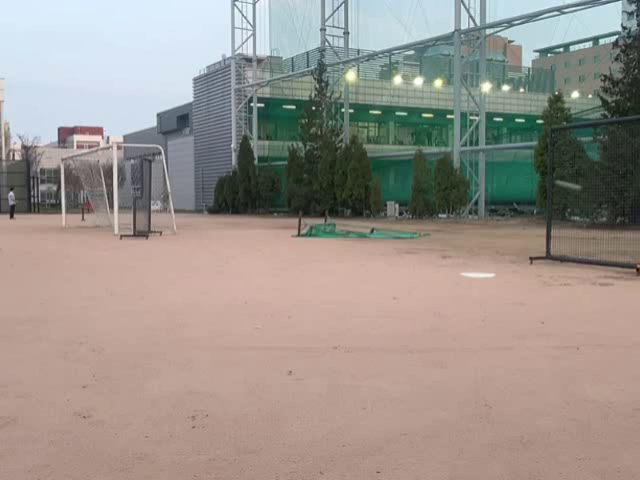
#> input picture frame 109 of cam1_20250407_184850.mp4, 640 x 480 px, given in place of cam2_50fps.mp4, which was not available
$ python test_2_frame_different.py
#> lines starting #> are read from the running program, lines starting #| are printed output that depends on the picture; pictures that were not available may be replaced by others from this repository, and a replacement may not be noted
import os
import cv2
import numpy as np
import math
import datetime
from mpl_toolkits.mplot3d import Axes3D
from mpl_toolkits.mplot3d.art3d import Poly3DCollection
import matplotlib.pyplot as plt


# 동영상 파일 불러오기
video_path_1 = "5-13/cam2_50fps.mp4"  # 여기에 사용하고 싶은 동영상 경로 입력
video_path_2 = "5-13/cam1_50fps.mp4"

#수빈 폰
cap1 = cv2.VideoCapture(video_path_1)
#현서 폰
cap2 = cv2.VideoCapture(video_path_2)

if not cap1.isOpened() or not cap2.isOpened():
    print("Failed to open video")
    exit()

fps = 60
width1 = int(cap1.get(cv2.CAP_PROP_FRAME_WIDTH))
height1 = int(cap1.get(cv2.CAP_PROP_FRAME_HEIGHT))

width2 = int(cap2.get(cv2.CAP_PROP_FRAME_WIDTH))
height2 = int(cap2.get(cv2.CAP_PROP_FRAME_HEIGHT))

# 커서 및 포인트 설정
cursor_x_1, cursor_y_1 = 150, 350
homeplate_points_1 = []   # 홈플레이트 양 끝 좌표 저장
middle_point_1 = []       # 홈플레이트 양 끝 점의 중앙점
move_step = 2

cursor_x_2, cursor_y_2 = width2 - 150, 350
homeplate_points_2 = []   # 홈플레이트 양 끝 좌표 저장
middle_point_2 = []       # 홈플레이트 양 끝 점의 중앙점

initial_roi_x_1, initial_roi_y_1, initial_roi_width_1, initial_roi_height_1 = width1 - 300, 60, 300, 350
roi_x_1, roi_y_1, roi_width_1, roi_height_1 = initial_roi_x_1, initial_roi_y_1, initial_roi_width_1, initial_roi_height_1
roi_rect_color = (255, 0, 0)

initial_roi_x_2, initial_roi_y_2, initial_roi_width_2, initial_roi_height_2 = 0, 60, 300, 350
roi_x_2, roi_y_2, roi_width_2, roi_height_2 = initial_roi_x_2, initial_roi_y_2, initial_roi_width_2, initial_roi_height_2

def init_kalman(initial_x, initial_y):
    kalman = cv2.KalmanFilter(4, 2)
    kalman.measurementMatrix = np.array([[1, 0, 0, 0], [0, 1, 0, 0]], np.float32)
    kalman.transitionMatrix = np.array([[1, 0, 1, 0],
                                        [0, 1, 0, 1],
                                        [0, 0, 1, 0],
                                        [0, 0, 0, 1]], np.float32)
    kalman.processNoiseCov = np.eye(4, dtype=np.float32) * 0.03
    kalman.measurementNoiseCov = np.eye(2, dtype=np.float32) * 1
    kalman.errorCovPost = np.eye(4, dtype=np.float32)
    kalman.statePre = np.array([[initial_x], [initial_y], [0], [0]], np.float32)
    kalman.statePost = np.array([[initial_x], [initial_y], [0], [0]], np.float32)
    return kalman

kalman_1 = init_kalman(width1, 0)
ball_trace_1 = []

kalman_2 = init_kalman(0, 0)
ball_trace_2 = []

#관심영역 활성화
roi_1_enable = True
roi_2_enable = True

# 야구공 궤적 예측하기 위해 2차 다항식 회귀
def polyfit_3rd_degree(ball_trace):
    if len(ball_trace) < 3:
        print("적어도 3개의 좌표가 필요합니다.")
        return None

    # x, y 좌표 분리
    x_vals = np.array([point[0] for point in ball_trace])
    y_vals = np.array([point[1] for point in ball_trace])

    # 2차 다항식 회귀 (degree=3)
    coeffs = np.polyfit(x_vals, y_vals, 3)

    # 회귀 방정식 생성
    polynomial = np.poly1d(coeffs)

    return polynomial

# 현재 프레임에 궤적 그리기
# [11 lines left out: function draw_predicted_trajectory, not called in this run]


# 홈플레이트 점을 기록하는 함수
def handle_cursor_and_homeplate(key, cursor_x, cursor_y, move_step, width, height, homeplate_points, middle_point):
    # 커서 이동 처리
    if key == ord('a'):  # 왼쪽
        cursor_x = max(cursor_x - move_step, 0)
    elif key == ord('w'):  # 위쪽
        cursor_y = max(cursor_y - move_step, 0)
    elif key == ord('d'):  # 오른쪽
        cursor_x = min(cursor_x + move_step, width - 1)
    elif key == ord('s'):  # 아래쪽
        cursor_y = min(cursor_y + move_step, height - 1)

    # Enter 키를 눌러 홈플레이트 점 기록
    if key == 13:  # Enter
        if len(homeplate_points) < 2:
            homeplate_points.append((cursor_x, cursor_y))
            print("홈플레이트 점:", homeplate_points)
            if len(homeplate_points) == 2:
                middle_point.append((int((homeplate_points[0][0] + homeplate_points[1][0]) / 2),
                                    int((homeplate_points[0][1] + homeplate_points[1][1]) / 2)))
                print("스트라이크 존 고정됨")
                print("중앙점", middle_point)
        else:
            print("이미 점 2개 선택됨")

    return cursor_x, cursor_y, homeplate_points, middle_point

# 1. 카메라 내부 파라미터 + 왜곡 계수
def get_K_dist(side):
    if side == 'left':
        K = np.array([[1777.3987, 0, 643.4449],
                      [0, 1775.0710, 370.0626],
                      [0, 0, 1]], dtype=np.float32)
        dist = np.array([0.02623, 0.1816, 0, 0, 0], dtype=np.float32)
    else:
        K = np.array([[1707.5227, 0, 640.9289],
                      [0, 1707.6282, 343.4517],
                      [0, 0, 1]], dtype=np.float32)
        dist = np.array([0.17445, -0.5164, 0, 0, 0], dtype=np.float32)
    return K, dist


# 2. 픽셀 좌표 → 방향 벡터(cam 기준)
def pixel_to_cam_dir(u, v, K, dist):
    pt = np.array([[[u, v]]], dtype=np.float32)
    und = cv2.undistortPoints(pt, K, dist, P=None)
    x_norm, y_norm = und[0, 0]
    dir_cam = np.array([x_norm, -y_norm, 1.0], dtype=np.float32)  # y축 뒤집기 (y-up 보정)
    return dir_cam / np.linalg.norm(dir_cam)


# 3. 방향벡터 → 좌우/위아래 각도 계산
def compute_angle_from_center(cam_dir):
    azimuth_rad = np.arctan2(cam_dir[0], cam_dir[2])  # 좌우
    elevation_rad = np.arctan2(cam_dir[1], np.sqrt(cam_dir[0]**2 + cam_dir[2]**2))  # 위아래
    return np.degrees(azimuth_rad), np.degrees(elevation_rad)


# 4. 추출된 좌표를 통해 방향벡터를 구하고 좌우/위아래 각도 계산
def compute_angles(side, points):
    K, dist = get_K_dist(side)
    u, v = points[0]
    cam_dir = pixel_to_cam_dir(u, v, K, dist)
    az_deg, el_deg = compute_angle_from_center(cam_dir)
    return az_deg, el_deg

# 이전 프레임 설정
ret1, prev_frame_1 = cap1.read()
#> prev_frame_1 is the input picture: shape (480, 640, 3); mean B, G, R 140.6, 147.7, 155.5
ret1, curr_frame_1 = cap1.read()

ret2, prev_frame_2 = cap2.read()
ret2, curr_frame_2 = cap2.read()

update_roi_1 = False
update_roi_2 = False

kernel_value = 5
diff_value = 4

def track_ball(prev_frame, curr_frame, next_frame, roi_x, roi_y, roi_width, roi_height, width, height, kalman, ball_trace, update_roi, value, Dead_line):

    prev_roi = prev_frame[roi_y:roi_y + roi_height, roi_x:roi_x + roi_width]
    curr_roi = curr_frame[roi_y:roi_y + roi_height, roi_x:roi_x + roi_width]
    next_roi = next_frame[roi_y:roi_y + roi_height, roi_x:roi_x + roi_width]

    diff1 = cv2.absdiff(prev_roi, curr_roi)
    diff2 = cv2.absdiff(curr_roi, next_roi)
    combined_diff = cv2.bitwise_and(diff1, diff2)

    gray_diff = cv2.cvtColor(combined_diff, cv2.COLOR_BGR2GRAY)
    #blurred = cv2.GaussianBlur(gray_diff, (blurred_value, blurred_value), 0)
    _, roi_thresh = cv2.threshold(gray_diff, diff_value, 255, cv2.THRESH_BINARY)

    kernel = cv2.getStructuringElement(cv2.MORPH_ELLIPSE, (kernel_value, kernel_value))
    roi_thresh = cv2.morphologyEx(roi_thresh, cv2.MORPH_OPEN, kernel)
    roi_thresh = cv2.dilate(roi_thresh, kernel, iterations=1)

    # ROI 영역을 비디오에 표시
    cv2.rectangle(curr_frame, (roi_x, roi_y), (roi_x + roi_width, roi_y + roi_height), roi_rect_color, 2)

    # 칼만 필터 예측값 계산

    prediction = kalman.predict()
    predicted_cx, predicted_cy = int(prediction[0].item()), int(prediction[1].item())

    contours, _ = cv2.findContours(roi_thresh, cv2.RETR_EXTERNAL, cv2.CHAIN_APPROX_SIMPLE)
    measured = None

    # 윤관석이 1개 이상 검출 되었는지 확인. 왜냐하면 공은 하나니깐 여러개 검출되면 처리할려고
    flag = 0
    if len(contours) > 1:
      flag = 1

    # 칼만 필터가 예측한 좌표와 제일 가까운 좌표 저장 변수.
    predict_x = 0
    predict_y = 0
    min_distance = 1000.0
    select_contour = None

    # 야구공 윤곽선 추출 되었는지 확인
    flag2 = 0
    for contour in contours:
        area = cv2.contourArea(contour)
        # 야구공이 크면 area > 50으로
        if area > 120 and area < 250:
            flag2 = 1
            M = cv2.moments(contour)
            cx = int(M['m10'] / M['m00'])
            cy = int(M['m01'] / M['m00'])
            print(f"area = {area}")
            # ROI 내의 좌표를 전체 프레임의 좌표로 변환
            global_cx = cx + roi_x
            global_cy = cy + roi_y

            # 제일 가까운 좌표 구하기
            if flag == 1:
              distance = math.sqrt((global_cx - predicted_cx)**2 + (global_cy - predicted_cy)**2)
              if distance < min_distance:
                min_distance = distance
                predict_x = global_cx
                predict_y = global_cy
                select_contour = contour
            else:
              predict_x = global_cx
              predict_y = global_cy
              select_contour = contour

    if flag2 == 1 and value == 0 and Dead_line < predict_x:
      measured = np.array([[np.float32(predict_x)], [np.float32(predict_y)]])

      # 칼만 필터에 측정값 설정
      kalman.correct(measured)
      update_roi = True

      # 공 중심점 표시
      cv2.circle(curr_frame, (predict_x, predict_y), 5, (0, 0, 255), -1)
      ball_trace.append((predict_x, predict_y))
      if select_contour is not None:
        cv2.drawContours(curr_frame, [select_contour + (roi_x, roi_y)], -1, (0, 255, 0), 2)

    elif flag2 == 1 and value == 1 and Dead_line > predict_x:
      measured = np.array([[np.float32(predict_x)], [np.float32(predict_y)]])

      # 칼만 필터에 측정값 설정
      kalman.correct(measured)
      update_roi = True

      # 공 중심점 표시
      cv2.circle(curr_frame, (predict_x, predict_y), 5, (0, 0, 255), -1)
      ball_trace.append((predict_x, predict_y))
      if select_contour is not None:
        cv2.drawContours(curr_frame, [select_contour + (roi_x, roi_y)], -1, (0, 255, 0), 2)


    # 예측 위치에 원 그리기
    cv2.circle(curr_frame, (predicted_cx, predicted_cy), 5, (255, 255, 0), -1)  # 노란색 예측 점

    if update_roi  and 0 <= predicted_cx < width and 0 <= predicted_cy < height:
      roi_x = max(0, min(predicted_cx - roi_width // 2, width - roi_width))
      roi_y = max(0, min(predicted_cy - roi_height // 2, height - roi_height))
      roi_width, roi_height = 400, 300


    if ball_trace is not None:
        # 야구공 중심점 경로 그리기
        for trace_x, trace_y in ball_trace:
            cv2.circle(curr_frame, (trace_x, trace_y), 5, (0, 255, 0), -1)

    return curr_frame, roi_x, roi_y,update_roi


polynomial_1 = None
select_point_1 = False
frame_1_points = []
Dead_line_1 = None


polynomial_2 = None
select_point_2 = False
frame_2_points = []
Dead_line_2 = None


# 직선 계산 함수
# [102 lines left out: functions compute_line_points, calculate_3d_points, visualize_3d_point, not called in this run]

# 이 부분 이제 2개의 point가 찍힐때까지 대기하는 부분
while len(homeplate_points_1) < 2:
    # 커서와 홈플레이트 기록 대기
    frame1 = curr_frame_1.copy()
    key = cv2.waitKey(1) & 0xFF
#> (key x is pressed here)
    cursor_x_1, cursor_y_1, homeplate_points_1, middle_point_1 = handle_cursor_and_homeplate(key, cursor_x_1, cursor_y_1, move_step, width1, height1, homeplate_points_1, middle_point_1)
    # 커서 표시
    cv2.circle(frame1, (cursor_x_1, cursor_y_1), 3, (0, 0, 255), -1)  # 빨간색 원으로 커서
#> frame1: shape (480, 640, 3); mean B, G, R 140.6, 147.7, 155.6
    cv2.imshow("Camera 1 Real-Time Tracking", frame1)


while len(homeplate_points_2) < 2:
    # 커서와 홈플레이트 기록 대기
    frame2 = curr_frame_2.copy()
    key = cv2.waitKey(1) & 0xFF
#> (key x is pressed here)
    cursor_x_2, cursor_y_2, homeplate_points_2, middle_point_2 = handle_cursor_and_homeplate(key, cursor_x_2, cursor_y_2, move_step, width2, height2, homeplate_points_2, middle_point_2)
    # 커서 표시
    cv2.circle(frame2, (cursor_x_2, cursor_y_2), 3, (0, 0, 255), -1)  # 빨간색 원으로 커서
#> frame2: shape (480, 640, 3); mean B, G, R 140.6, 147.7, 155.6
    cv2.imshow("Camera 1 Real-Time Tracking", frame2)


# 카메라 월드 각도 구하기
#카메라 - 홈플레이트 각도
angle1_az_deg_homplate, angle1_el_deg_homeplate = compute_angles('left', middle_point_1)
angle2_az_deg_homplate, angle2_el_deg_homeplate = compute_angles('right', middle_point_2)


while True:

    ret1, next_frame_1 = cap1.read()
    ret2, next_frame_2 = cap2.read()

    if not ret1 and not ret2:
        break

    Dead_line_1 = homeplate_points_1[0][0]
    Dead_line_2 = homeplate_points_2[1][0]

    #관심영역 활성화화
    if roi_1_enable:
        frame1, roi_x_1, roi_y_1, update_roi_1 = track_ball(prev_frame_1, curr_frame_1, next_frame_1, roi_x_1, roi_y_1, roi_width_1, roi_height_1, width1, height1, kalman_1, ball_trace_1, update_roi_1, 0, Dead_line_1)
#> in track_ball, `prev_roi = prev_frame[roi_y:roi_y + roi_height, roi_x:roi_x + roi_width]`:
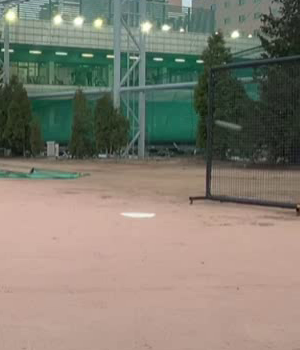
#> prev_roi: shape (350, 300, 3); mean B, G, R 113.8, 126.4, 131.2
#> in track_ball, `gray_diff = cv2.cvtColor(combined_diff, cv2.COLOR_BGR2GRAY)`:
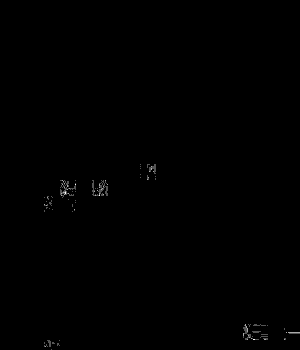
#> gray_diff: shape (350, 300); min 0, max 3, mean 0.0058; drawn with min black and max white
#> in track_ball, `_, roi_thresh = cv2.threshold(gray_diff, diff_value, 255, cv2.THRESH_B..`: roi_thresh: shape (350, 300); every value is 0
#> in track_ball, `contours, _ = cv2.findContours(roi_thresh, cv2.RETR_EXTERNAL, cv2.CHAI..`: contours = []
#> after the loop in track_ball, `for contour in contours:`: min_distance = 1000
#> in track_ball, `cv2.circle(curr_frame, (predicted_cx, predicted_cy), 5, (255, 255, 0),..`:
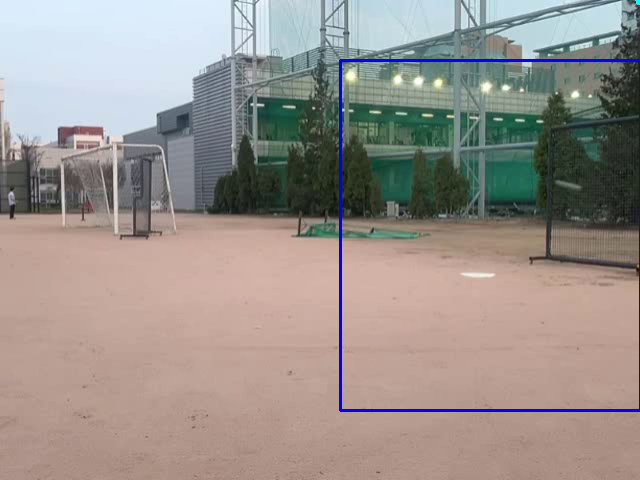
#> curr_frame: shape (480, 640, 3); mean B, G, R 142, 146.4, 154.1
#> roi_x_1 = 340; roi_y_1 = 60; update_roi_1 = False

    #관심영역 활성화화
    if roi_2_enable:
        frame2, roi_x_2, roi_y_2, update_roi_2 = track_ball(prev_frame_2, curr_frame_2, next_frame_2, roi_x_2, roi_y_2, roi_width_2, roi_height_2, width2, height2, kalman_2, ball_trace_2, update_roi_2, 1, Dead_line_2)
#> call 2 of track_ball, with roi_x = 0, roi_y = 60, roi_width = 300, roi_height = 350, width = 640, height = 480, update_roi = False, value = 1
#> in track_ball (call 2), `prev_roi = prev_frame[roi_y:roi_y + roi_height, roi_x:roi_x + roi_width]`:
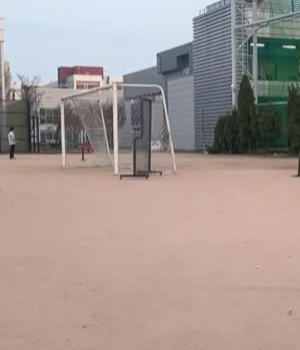
#> prev_roi: shape (350, 300, 3); mean B, G, R 148, 152.6, 165.4
#> in track_ball (call 2), `kernel = cv2.getStructuringElement(cv2.MORPH_ELLIPSE, (kernel_value, k..`: kernel = [[0, 0, 1, 0, 0], [1, 1, 1, 1, 1], [1, 1, 1, 1, 1], [1, 1, 1, 1, 1], [0, 0, 1, 0, 0]]
#> after the loop in track_ball (call 2), `for contour in contours:`: min_distance = 1000
#> in track_ball (call 2), `cv2.circle(curr_frame, (predicted_cx, predicted_cy), 5, (255, 255, 0),..`:
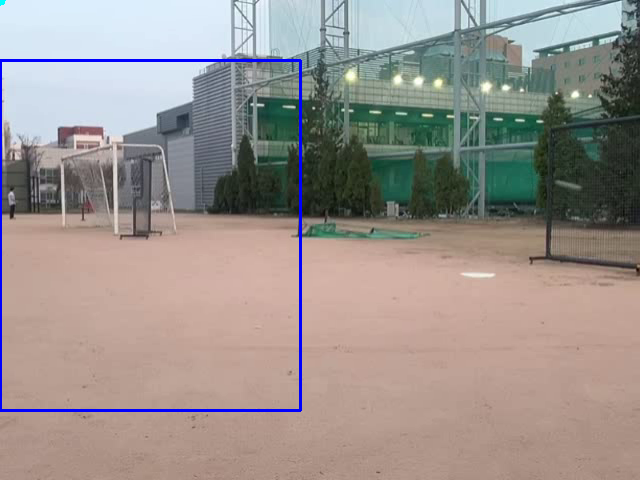
#> curr_frame: shape (480, 640, 3); mean B, G, R 141.8, 145.9, 153.6
#> roi_x_2 = 0; roi_y_2 = 60; update_roi_2 = False


    key = cv2.waitKey(int(1000/fps)) & 0xFF
#> (key x is pressed here)

    # 3차 다항식 그리기기
    if polynomial_1:
            frame1 = draw_predicted_trajectory(curr_frame_1, polynomial_1,width1,height1)

    # 3차 다항식 그리기기
    if polynomial_2:
            frame2 = draw_predicted_trajectory(curr_frame_2, polynomial_2,width2,height2)


    # 카메라 - 야구공 각도
    angle1_az_deg_baseball_1, angle1_el_deg_baseball_1 = None, None
    angle1_az_deg_baseball_2, angle1_el_deg_baseball_2 = None, None
    angle2_az_deg_baseball_1, angle2_el_deg_baseball_1 = None, None
    angle2_az_deg_baseball_2, angle2_el_deg_baseball_2 = None, None

    #홈플레이트 끝 점을 지나는 야구공 좌표들.
    if homeplate_points_1 and polynomial_1 is not None and polynomial_1(int(homeplate_points_1[0][0])) is not None:
        x_value_1 = int(homeplate_points_1[0][0])  # 첫 번째 홈플레이트 점의 x좌표
        y_value_1 = polynomial_1(x_value_1)  # polynomial_1에서 y값 계산
        frame_1_points.append((x_value_1, y_value_1))  # x, y 좌표를 리스트에 추가
        cv2.circle(frame1, (int(x_value_1), int(y_value_1)), 3, (0, 0, 255), -1)  # 빨간색 원으로 커서
        x_value_2 = int(homeplate_points_1[1][0])  # 첫 번째 홈플레이트 점의 x좌표
        y_value_2 = polynomial_1(x_value_2)  # polynomial_1에서 y값 계산
        frame_1_points.append((x_value_2, y_value_2))  # x, y 좌표를 리스트에 추가
        cv2.circle(frame1, (int(x_value_2), int(y_value_2)), 3, (0, 0, 255), -1)  # 빨간색 원으로 커서
        # 홈플레이트의 두 점과 예측된 점을 직선으로 연결
        cv2.line(frame1, (int(x_value_1), int(y_value_1)), (int(homeplate_points_1[0][0]), int(homeplate_points_1[0][1])), (255, 255, 255), 2)  # 흰색 직선
        cv2.line(frame1, (int(x_value_2), int(y_value_2)), (int(homeplate_points_1[1][0]), int(homeplate_points_1[1][1])), (255, 255, 255), 2)  # 흰색 직선
        #해당 좌표 월드 각도 계산
        # 카메라 - 야구공 각도
        angle1_az_deg_baseball_1, angle1_el_deg_baseball_1 = compute_angles('left', [(x_value_1, y_value_1)])
        angle1_az_deg_baseball_2, angle1_el_deg_baseball_2 = compute_angles('left', [(x_value_2, y_value_2)])

    #홈플레이트 끝 점을 지나는 야구공 좌표들.
    if homeplate_points_2 and polynomial_2 is not None and polynomial_2(int(homeplate_points_2[0][0])) is not None:
        x_value_1 = int(homeplate_points_2[0][0])  # 첫 번째 홈플레이트 점의 x좌표
        y_value_1 = polynomial_2(x_value_1)  # polynomial_1에서 y값 계산
        frame_2_points.append((x_value_1, y_value_1))  # x, y 좌표를 리스트에 추가
        cv2.circle(frame2, (int(x_value_1), int(y_value_1)), 3, (0, 0, 255), -1)  # 빨간색 원으로 커서
        x_value_2 = int(homeplate_points_2[1][0])  # 첫 번째 홈플레이트 점의 x좌표
        y_value_2 = polynomial_2(x_value_2)  # polynomial_1에서 y값 계산
        frame_2_points.append((x_value_2, y_value_2))  # x, y 좌표를 리스트에 추가
        cv2.circle(frame2, (int(x_value_2), int(y_value_2)), 3, (0, 0, 255), -1)  # 빨간색 원으로 커서
        # 홈플레이트의 두 점과 예측된 점을 직선으로 연결
        cv2.line(frame2, (int(x_value_1), int(y_value_1)), (int(homeplate_points_2[0][0]), int(homeplate_points_2[0][1])), (255, 255, 255), 2)  # 흰색 직선
        cv2.line(frame2, (int(x_value_2), int(y_value_2)), (int(homeplate_points_2[1][0]), int(homeplate_points_2[1][1])), (255, 255, 255), 2)  # 흰색 직선
        # 카메라 - 야구공 각도
        angle2_az_deg_baseball_1, angle2_el_deg_baseball_1 = compute_angles('right', [(x_value_1, y_value_1)])
        angle2_az_deg_baseball_2, angle2_el_deg_baseball_2 = compute_angles('right', [(x_value_2, y_value_2)])

    # 월드 좌표계에서의의 각도 (degree)
    if angle1_az_deg_baseball_1 is not None and angle2_az_deg_baseball_1 is not None:
        point_1 = calculate_3d_points(angle1_az_deg_homplate, angle1_az_deg_baseball_1, angle2_az_deg_homplate, angle2_az_deg_baseball_1,angle1_el_deg_homeplate,angle1_el_deg_baseball_1,angle2_el_deg_homeplate,angle2_el_deg_baseball_1)


    if key == 27:  # ESC
        break
    elif key == ord('z'):
        roi_x_1, roi_y_1, roi_width_1, roi_height_1 = initial_roi_x_1, initial_roi_y_1, initial_roi_width_1, initial_roi_height_1
        kalman_1 = init_kalman(width1,0)
        update_roi_1 = False
        #관심영역 활성화화
        roi_1_enable = True
        #3차 다항식 제거거
        polynomial_1 = None
        ball_trace_1.clear()
    elif key == ord('x'):
        # ball_trace에 저장된 좌표로 3차 다항식 회귀
        polynomial_1 = polyfit_3rd_degree(ball_trace_1)
        roi_1_enable = False
        ball_trace_1.clear()
    elif key == ord('c'):
        roi_x_2, roi_y_2, roi_width_2, roi_height_2 = initial_roi_x_2, initial_roi_y_2, initial_roi_width_2, initial_roi_height_2
        kalman_2 = init_kalman(0,0)
        update_roi_2 = False
        #관심영역 활성화화
        roi_2_enable = True
        #3차 다항식 제거거
        polynomial_2 = None
        ball_trace_2.clear()
    elif key == ord('v'):
        # ball_trace에 저장된 좌표로 3차 다항식 회귀
        polynomial_2 = polyfit_3rd_degree(ball_trace_2)
        roi_2_enable = False
        ball_trace_2.clear()
    elif key == ord('k'):
        if point_1:
            visualize_3d_point(point_1)
        #홈플레이트 좌표 초기화 -> 만약 카메라가 넘어져서 처음부터 시작할 때 누르기.
        #homeplate_points_1 = None
        #homeplate_points_2 = None

    cv2.imshow("Camera 1 Real-Time Tracking", frame1)
    cv2.imshow("Camera 2 Real-Time Tracking", frame2)

    prev_frame_1, curr_frame_1 = curr_frame_1, next_frame_1
    prev_frame_2, curr_frame_2 = curr_frame_2, next_frame_2
cap1.release()
cap2.release()

cv2.destroyAllWindows()

$ run again, starting later in the video
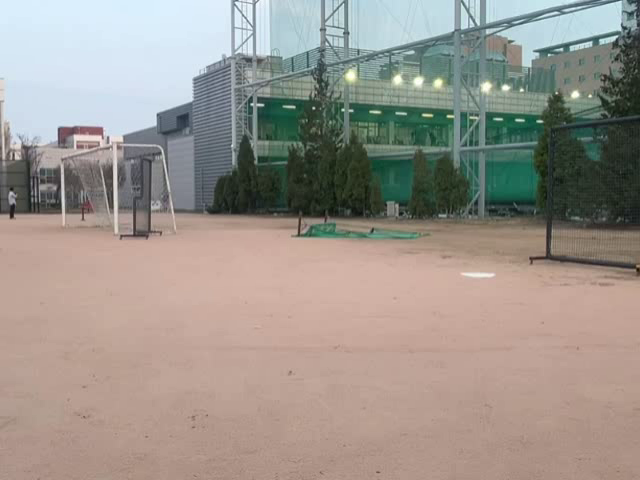
#> input picture frame 877 of cam1_20250407_184850.mp4, 640 x 480 px, given in place of cam2_50fps.mp4, which was not available
#> prev_frame_1 is the input picture: shape (480, 640, 3); mean B, G, R 141.1, 148.5, 155.2
#> frame1: shape (480, 640, 3); mean B, G, R 141.1, 148.5, 155.3
#> frame2: shape (480, 640, 3); mean B, G, R 141.1, 148.5, 155.3
#> in track_ball, `gray_diff = cv2.cvtColor(combined_diff, cv2.COLOR_BGR2GRAY)`:
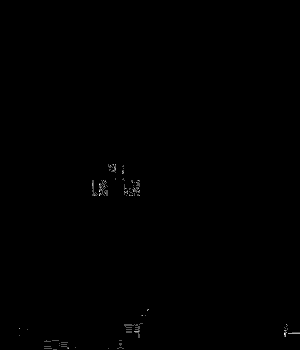
#> gray_diff: shape (350, 300); min 0, max 3, mean 0.00529; drawn with min black and max white
#> roi_thresh: shape (350, 300); every value is 0
#> contours = []
#> after the loop in track_ball, `for contour in contours:`: min_distance = 1000
#> roi_x_1 = 340; roi_y_1 = 60; update_roi_1 = False
#> roi_x_2 = 0; roi_y_2 = 60; update_roi_2 = False
